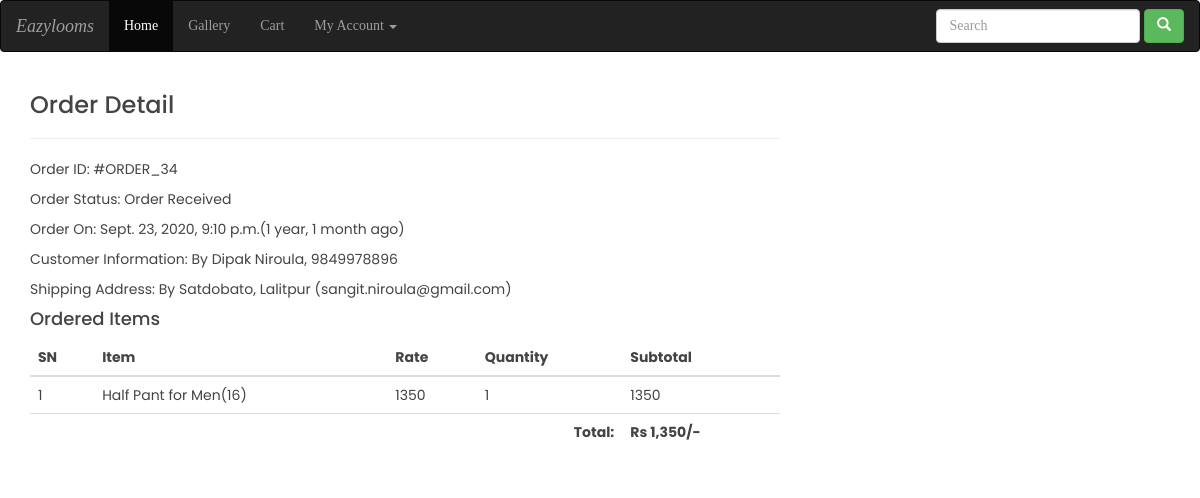
The page /profile/order-34/ (signed in) on the database its author committed.
### ecomapp/models.py (models this page shows, shortened)
class Order(models.Model):
    cart = models.OneToOneField(Cart, on_delete=models.CASCADE)
    ordered_by = models.CharField(max_length=200)
    shipping_address = models.CharField(max_length=200)
    mobile = models.CharField(max_length=10)
    email = models.EmailField(null=True, blank=True)
    subtotal = models.PositiveIntegerField()
    discount = models.PositiveIntegerField()
    total = models.PositiveIntegerField()
    order_status = models.CharField(max_length=50, choices=ORDER_STATUS)
    created_at = models.DateTimeField(auto_now_add=True)
    payment_method = models.CharField(
        max_length=20, choices=METHOD, default="Cash On Delivery")
    payment_completed = models.BooleanField(
        default=False, null=True, blank=True)

class CartProduct(models.Model):
    cart = models.ForeignKey(Cart, on_delete=models.CASCADE)
    product = models.ForeignKey(Product, on_delete=models.CASCADE)
    rate = models.PositiveIntegerField()
    quantity = models.PositiveIntegerField()
    subtotal = models.PositiveIntegerField()

class Product(models.Model):
    title = models.CharField(max_length=200)
    slug = models.SlugField(unique=True)
    category = models.ForeignKey(Category, on_delete=models.CASCADE)
    image = models.ImageField(upload_to="products")
    marked_price = models.PositiveIntegerField()
    selling_price = models.PositiveIntegerField()
    description = models.TextField()
    warranty = models.CharField(max_length=300, null=True, blank=True)
    return_policy = models.CharField(max_length=300, null=True, blank=True)
    view_count = models.PositiveIntegerField(default=0)

### ecomapp/views.py (the view)
# urls.py: path("profile/order-<int:pk>/", CustomerOrderDetailView.as_view(),
class CustomerOrderDetailView(DetailView):
    template_name = "customerorderdetail.html"
    model = Order
    context_object_name = "ord_obj"
    def dispatch(self, request, *args, **kwargs):
        if request.user.is_authenticated and Customer.objects.filter(user=request.user).exists():
            order_id = self.kwargs["pk"]
            order = Order.objects.get(id=order_id)
            if request.user.customer != order.cart.customer:
                return redirect("ecomapp:customerprofile")
        else:
            return redirect("/login/?next=/profile/")
        return super().dispatch(request, *args, **kwargs)

### templates/customerorderdetail.html (shortened to what this page needs)
{% extends "base.html" %}
{% load humanize %}
{% block content %}
<div class="container">
    <div class="row">
        <div class="col-md-8 mx-auto">
            <h3>Order Detail</h3><hr>
            <p><span class="font-weight-bold">Order ID: </span> #ORDER_{{ord_obj.id}}</p>
            <p><span class="font-weight-bold">Order Status: </span> {{ord_obj.order_status}}</p>
            <p><span class="font-weight-bold">Order On: </span> {{ord_obj.created_at}}({{ord_obj.created_at|timesince}} ago)</p>
            <p><span class="font-weight-bold">Customer Information: </span> By {{ord_obj.ordered_by}}, {{ord_obj.mobile}}</p>
            <p><span class="font-weight-bold">Shipping Address: </span> By {{ord_obj.shipping_address}} ({{ord_obj.email}})</p>
            <h4>Ordered Items</h4>
            <table class="table">
                <thead>
                    <tr>
                        <th>SN</th>
                        <th>Item</th>
                        <th>Rate</th>
                        <th>Quantity</th>
                        <th>Subtotal</th>
                    </tr>
                </thead>
                <tbody>
                    {% for cp in ord_obj.cart.cartproduct_set.all %}
                    <tr>
                        <td>{{forloop.counter}}</td>
                        <td><a target="_blank" href="{% url 'ecomapp:productdetail' cp.product.slug %}">{{cp.product.title}}({{cp.product.id}})</a></td>
                        <td>{{cp.rate}}</td>
                        <td>{{cp.quantity}}</td>
                        <td>{{cp.subtotal}}</td>
                    </tr>
                    {% endfor %}
                    <tr>
                        <th colspan="4" class="text-right">Total: </th>
                        <th>Rs {{ord_obj.total|intcomma}}/-</th>
                    </tr>
                </tbody>
            </table>
        </div>
    </div>
</div>
{% endblock %}

### static/css/style.css (style rules this page uses)
body { font-family: "Poppins", sans-serif; color: #444444; }
a, a:hover { text-decoration: none; color: inherit; }

### rows shown on the page
Order: id "34", order_status "Order Received", created_at "Sept. 23, 2020, 9:10 p.m.", created_at "1 year, 1 month", ordered_by "Dipak Niroula", mobile "9849978896", shipping_address "Satdobato, Lalitpur", email "sangit.niroula@gmail.com", total "1,350"
CartProduct: product "Half Pant for Men", product.id "16", rate "1350", quantity "1", subtotal "1350"
